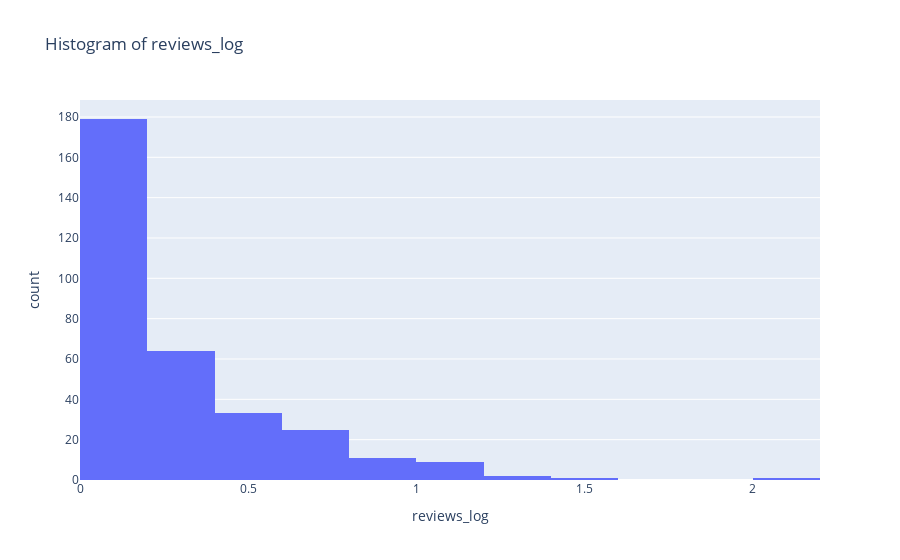

Notebook cell for this chart:
### Code cell
univariate('reviews_log')

### Figure 1 — Plotly figure (JSON) as saved in the notebook; plotly's stock layout.template omitted (floating-point values rounded to 4 significant figures; data arrays with more than 128 entries replaced by an {"elided": "..."} marker saying what was removed)
{"data": [{"alignmentgroup": "True", "bingroup": "x", "hovertemplate": "reviews_log=%{x}<br>count=%{y}<extra></extra>", "legendgroup": "", "marker": {"color": "#636efa", "pattern": {"shape": ""}}, "name": "", "nbinsx": 18, "offsetgroup": "", "orientation": "v", "showlegend": false, "type": "histogram", "x": {"elided": "325 float values"}, "xaxis": "x", "yaxis": "y"}], "layout": {"autosize": true, "barmode": "relative", "legend": {"tracegroupgap": 0}, "title": {"text": "Histogram of reviews_log"}, "xaxis": {"anchor": "y", "autorange": true, "domain": [0, 1], "range": [1.388e-16, 2.2], "title": {"text": "reviews_log"}, "type": "linear"}, "yaxis": {"anchor": "x", "autorange": true, "domain": [0, 1], "range": [0, 188.4], "title": {"text": "count"}}}}
